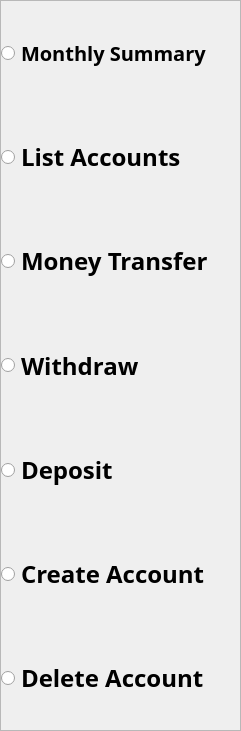
   <widget class="QFrame" name="operations_list">
    <property name="geometry">
     <rect>
      <x>0</x>
      <y>170</y>
      <width>241</width>
      <height>731</height>
     </rect>
    </property>
    <property name="styleSheet">
     <string notr="true"/>
    </property>
    <property name="frameShape">
     <enum>QFrame::StyledPanel</enum>
    </property>
    <property name="frameShadow">
     <enum>QFrame::Raised</enum>
    </property>
    <layout class="QVBoxLayout" name="verticalLayout">
     <property name="spacing">
      <number>0</number>
     </property>
     <property name="leftMargin">
      <number>0</number>
     </property>
     <property name="topMargin">
      <number>0</number>
     </property>
     <property name="rightMargin">
      <number>0</number>
     </property>
     <property name="bottomMargin">
      <number>0</number>
     </property>
     <item>
      <widget class="QRadioButton" name="monthlySummary_radio">
       <property name="sizePolicy">
        <sizepolicy hsizetype="Minimum" vsizetype="Minimum">
         <horstretch>6</horstretch>
         <verstretch>0</verstretch>
        </sizepolicy>
       </property>
       <property name="minimumSize">
        <size>
         <width>62</width>
         <height>50</height>
        </size>
       </property>
       <property name="maximumSize">
        <size>
         <width>16777215</width>
         <height>16777215</height>
        </size>
       </property>
       <property name="palette">
        <palette>
         <active/>
         <inactive/>
         <disabled/>
        </palette>
       </property>
       <property name="font">
        <font>
         <family>Sitka Display</family>
         <pointsize>15</pointsize>
         <weight>75</weight>
         <bold>true</bold>
        </font>
       </property>
       <property name="styleSheet">
        <string notr="true"/>
       </property>
       <property name="text">
        <string>Monthly Summary</string>
       </property>
       <property name="checkable">
        <bool>true</bool>
       </property>
       <property name="checked">
        <bool>false</bool>
       </property>
      </widget>
     </item>
     <item>
      <widget class="QRadioButton" name="listAccounts_radio">
       <property name="sizePolicy">
        <sizepolicy hsizetype="Minimum" vsizetype="Minimum">
         <horstretch>6</horstretch>
         <verstretch>0</verstretch>
        </sizepolicy>
       </property>
       <property name="minimumSize">
        <size>
         <width>62</width>
         <height>50</height>
        </size>
       </property>
       <property name="maximumSize">
        <size>
         <width>16777215</width>
         <height>16777215</height>
        </size>
       </property>
       <property name="palette">
        <palette>
         <active/>
         <inactive/>
         <disabled/>
        </palette>
       </property>
       <property name="font">
        <font>
         <family>Sitka Display</family>
         <pointsize>18</pointsize>
         <weight>75</weight>
         <bold>true</bold>
        </font>
       </property>
       <property name="styleSheet">
        <string notr="true">
</string>
       </property>
       <property name="text">
        <string>List Accounts</string>
       </property>
       <property name="checkable">
        <bool>true</bool>
       </property>
       <property name="checked">
        <bool>false</bool>
       </property>
       <attribute name="buttonGroup">
        <string notr="true">buttonGroup</string>
       </attribute>
      </widget>
     </item>
     <item>
      <widget class="QRadioButton" name="moneyTransfer_radio">
       <property name="sizePolicy">
        <sizepolicy hsizetype="Minimum" vsizetype="Minimum">
         <horstretch>6</horstretch>
         <verstretch>0</verstretch>
        </sizepolicy>
       </property>
       <property name="minimumSize">
        <size>
         <width>62</width>
         <height>50</height>
        </size>
       </property>
       <property name="maximumSize">
        <size>
         <width>16777215</width>
         <height>16777215</height>
        </size>
       </property>
       <property name="palette">
        <palette>
         <active/>
         <inactive/>
         <disabled/>
        </palette>
       </property>
       <property name="font">
        <font>
         <family>Sitka Display</family>
         <pointsize>18</pointsize>
         <weight>75</weight>
         <bold>true</bold>
        </font>
       </property>
       <property name="styleSheet">
        <string notr="true"/>
       </property>
       <property name="text">
        <string>Money Transfer</string>
       </property>
       <property name="checkable">
        <bool>true</bool>
       </property>
       <property name="checked">
        <bool>false</bool>
       </property>
       <attribute name="buttonGroup">
        <string notr="true">buttonGroup</string>
       </attribute>
      </widget>
     </item>
     <item>
      <widget class="QRadioButton" name="withdraw_radio">
       <property name="sizePolicy">
        <sizepolicy hsizetype="Minimum" vsizetype="Minimum">
         <horstretch>0</horstretch>
         <verstretch>0</verstretch>
        </sizepolicy>
       </property>
       <property name="minimumSize">
        <size>
         <width>21</width>
         <height>50</height>
        </size>
       </property>
       <property name="maximumSize">
        <size>
         <width>16777215</width>
         <height>16777215</height>
        </size>
       </property>
       <property name="font">
        <font>
         <family>Sitka</family>
         <pointsize>18</pointsize>
         <weight>75</weight>
         <bold>true</bold>
        </font>
       </property>
       <property name="autoFillBackground">
        <bool>false</bool>
       </property>
       <property name="styleSheet">
        <string notr="true"/>
       </property>
       <property name="text">
        <string>Withdraw</string>
       </property>
       <property name="checkable">
        <bool>true</bool>
       </property>
       <property name="checked">
        <bool>false</bool>
       </property>
       <attribute name="buttonGroup">
        <string notr="true">buttonGroup</string>
       </attribute>
      </widget>
     </item>
     <item>
      <widget class="QRadioButton" name="deposit_radio">
       <property name="sizePolicy">
        <sizepolicy hsizetype="Minimum" vsizetype="Minimum">
         <horstretch>0</horstretch>
         <verstretch>0</verstretch>
        </sizepolicy>
       </property>
       <property name="minimumSize">
        <size>
         <width>220</width>
         <height>50</height>
        </size>
       </property>
       <property name="maximumSize">
        <size>
         <width>16777215</width>
         <height>16777215</height>
        </size>
       </property>
       <property name="font">
        <font>
         <family>Sitka</family>
         <pointsize>18</pointsize>
         <weight>75</weight>
         <bold>true</bold>
        </font>
       </property>
       <property name="styleSheet">
        <string notr="true"/>
       </property>
       <property name="text">
        <string>Deposit</string>
       </property>
       <property name="checkable">
        <bool>true</bool>
       </property>
       <property name="checked">
        <bool>false</bool>
       </property>
       <attribute name="buttonGroup">
        <string notr="true">buttonGroup</string>
       </attribute>
      </widget>
     </item>
     <item>
      <widget class="QRadioButton" name="newAccount_radio">
       <property name="sizePolicy">
        <sizepolicy hsizetype="Minimum" vsizetype="Minimum">
         <horstretch>0</horstretch>
         <verstretch>0</verstretch>
        </sizepolicy>
       </property>
       <property name="minimumSize">
        <size>
         <width>0</width>
         <height>50</height>
        </size>
       </property>
       <property name="maximumSize">
        <size>
         <width>16777215</width>
         <height>16777215</height>
        </size>
       </property>
       <property name="font">
        <font>
         <family>Sitka</family>
         <pointsize>18</pointsize>
         <weight>75</weight>
         <bold>true</bold>
        </font>
       </property>
       <property name="styleSheet">
        <string notr="true"/>
       </property>
       <property name="text">
        <string>Create Account</string>
       </property>
       <property name="checkable">
        <bool>true</bool>
       </property>
       <property name="checked">
        <bool>false</bool>
       </property>
       <attribute name="buttonGroup">
        <string notr="true">buttonGroup</string>
       </attribute>
      </widget>
     </item>
     <item>
      <widget class="QRadioButton" name="deleteAccount_radio">
       <property name="sizePolicy">
        <sizepolicy hsizetype="Minimum" vsizetype="Minimum">
         <horstretch>0</horstretch>
         <verstretch>0</verstretch>
        </sizepolicy>
       </property>
       <property name="minimumSize">
        <size>
         <width>0</width>
         <height>50</height>
        </size>
       </property>
       <property name="maximumSize">
        <size>
         <width>16777215</width>
         <height>16777215</height>
        </size>
       </property>
       <property name="font">
        <font>
         <family>Sitka</family>
         <pointsize>18</pointsize>
         <weight>75</weight>
         <bold>true</bold>
        </font>
       </property>
       <property name="styleSheet">
        <string notr="true"/>
       </property>
       <property name="text">
        <string>Delete Account</string>
       </property>
       <property name="checkable">
        <bool>true</bool>
       </property>
       <property name="checked">
        <bool>false</bool>
       </property>
       <attribute name="buttonGroup">
        <string notr="true">buttonGroup</string>
       </attribute>
      </widget>
     </item>
    </layout>
   </widget>
